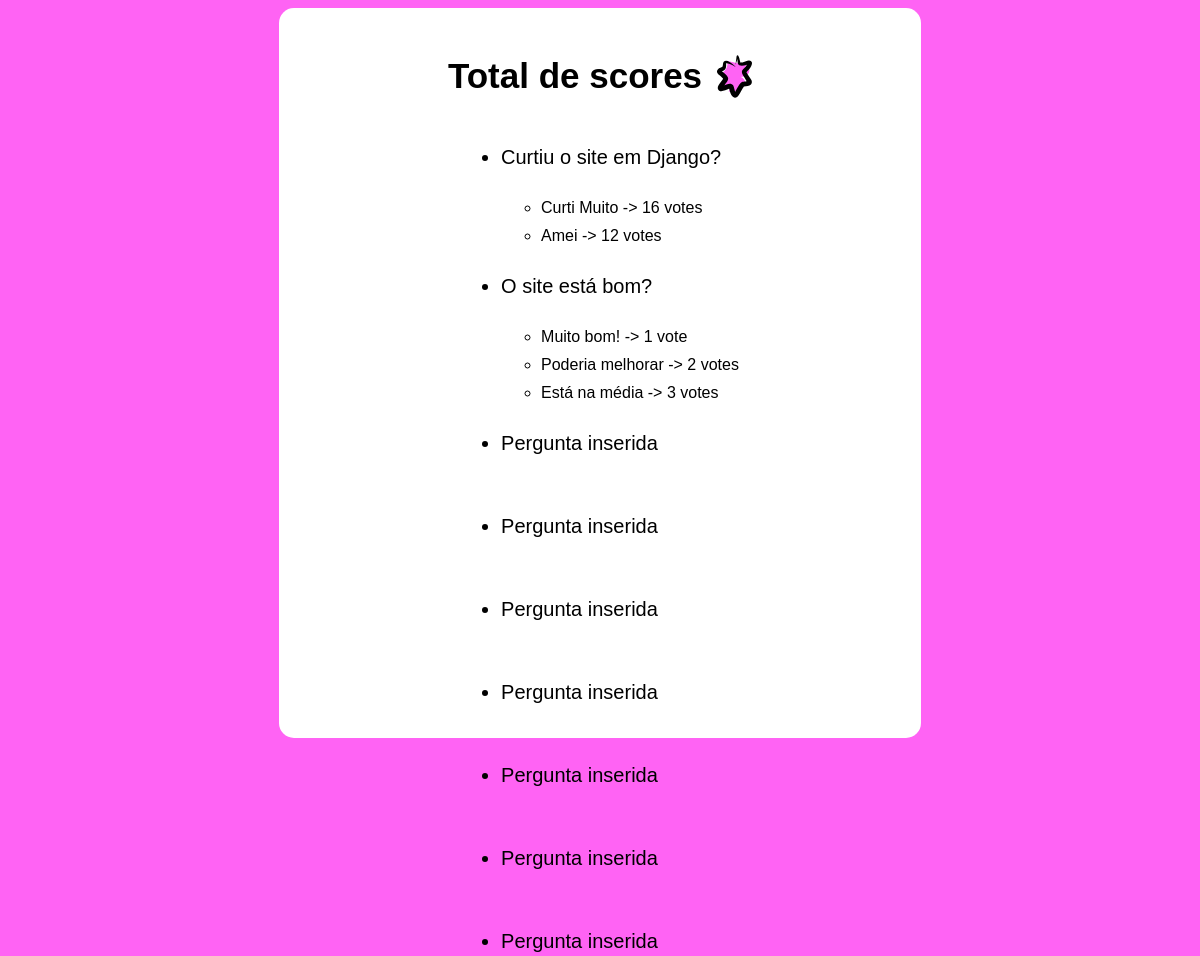
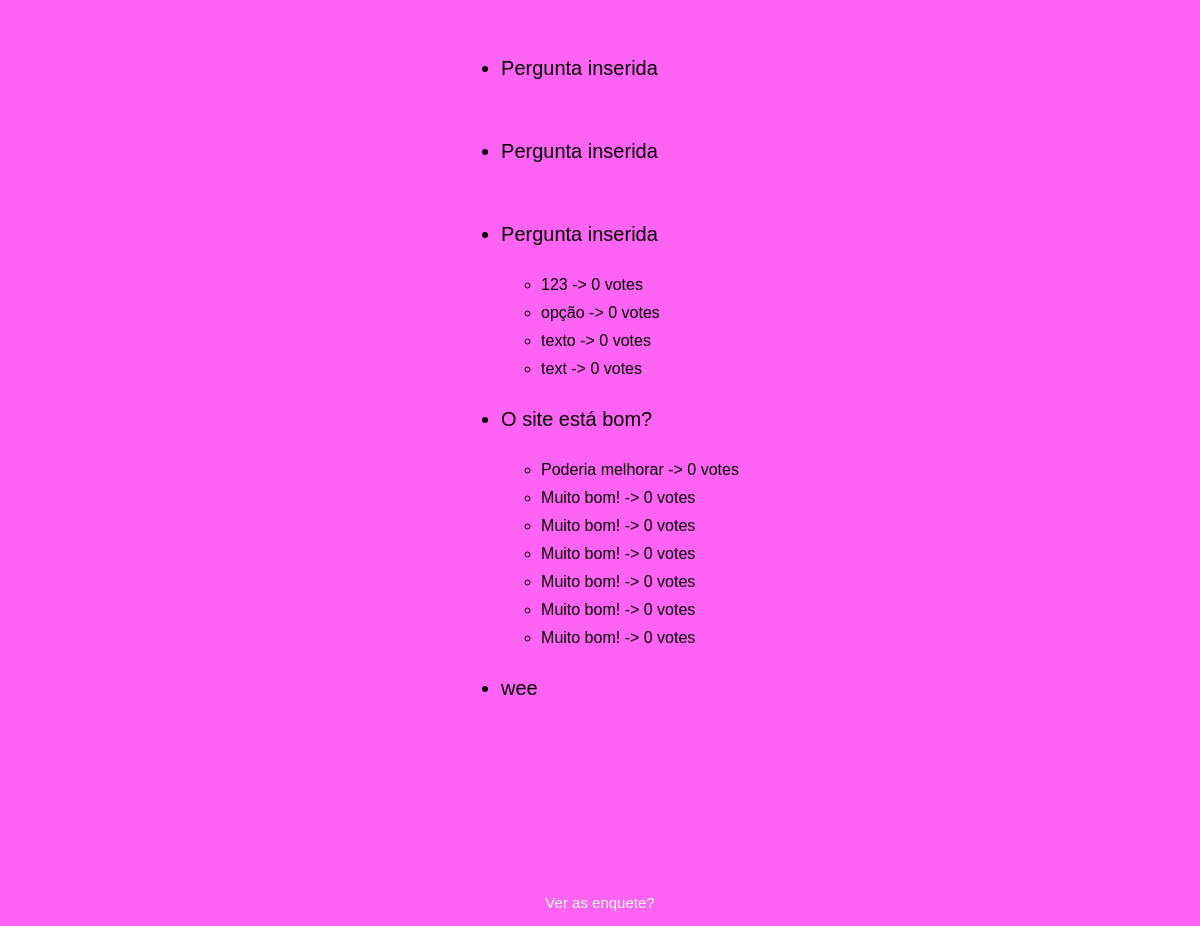
Before: /polls/overall_score/ with the older database file (2 pictures, top to bottom).
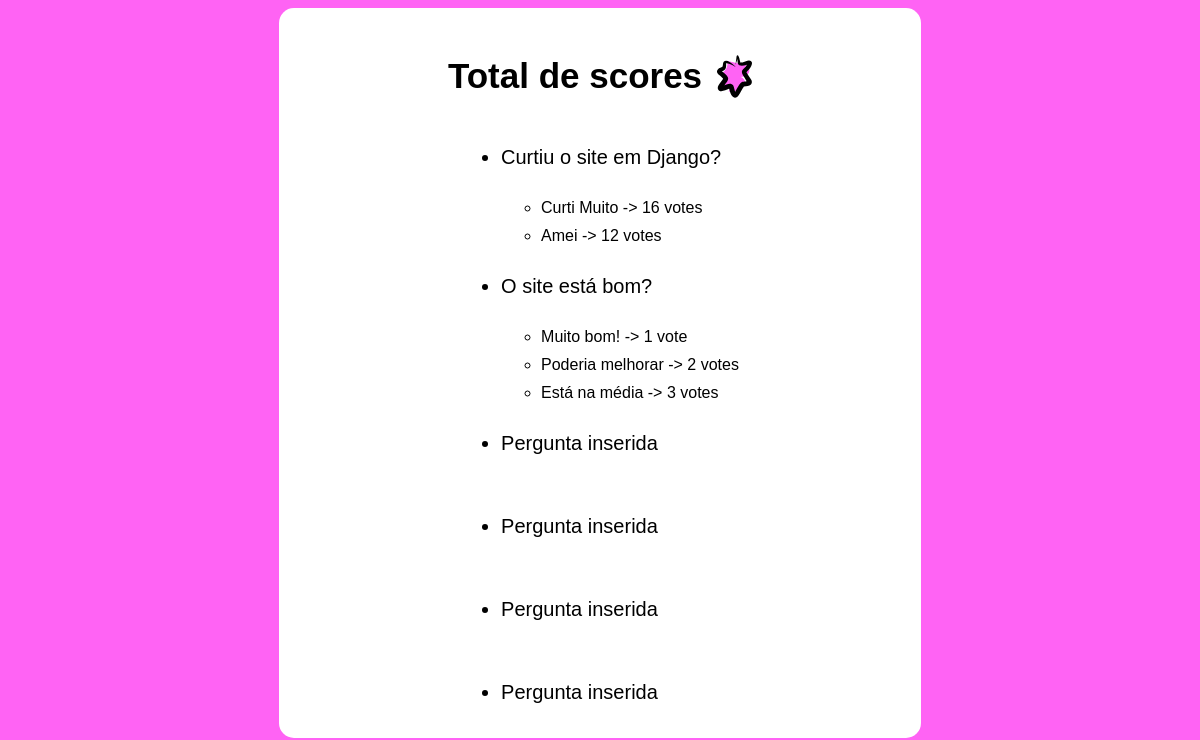
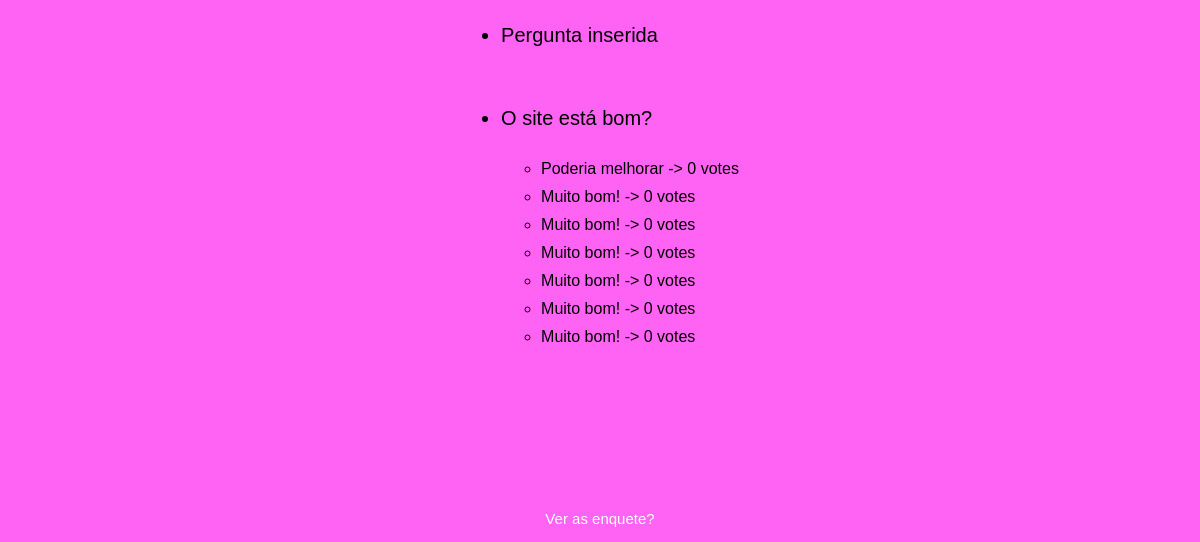
After: the same page with the newer database file (2 pictures, top to bottom).
### polls/models.py (models this page shows, shortened)
class Question(models.Model):
    question_text = models.CharField(max_length=200)
    pub_date = models.DateTimeField('date_published')

class Choice(models.Model):
    question = models.ForeignKey(Question, on_delete=models.CASCADE)
    choice_text = models.CharField(max_length=200)
    vote = models.IntegerField(default=0)

### polls/views.py (the view)
# urls.py: path('overall_score/', views.overall_score, name='overall_score'),
def overall_score(request):
    question_all = Question.objects.all()
    question_id = Choice.objects.filter(pk=question_all)
    return render(request, 'polls/overall_score.html', {
        'question_all': question_all,
        'question_id':question_id
    })

### template/polls/overall_score.html (shortened to what this page needs)
{% load static %}
<!DOCTYPE html>
<html lang="en">
<head>
    <link rel="stylesheet" type="text/css" href="{% static '/css/overall_score.css' %}" />
</head>
<body class="body">
    <div class="content">
        <div class="title">
            <h1>Total de scores</h1>
            <img src="{%static '/img/score.svg' %}" alt='estrela' class="imagem"/>
        </div>
        {% if question_all %}
        <ul class="listagem1">
            {% for question in question_all %}
                <li class="question">{{ question.question_text}}</li>
                <ul class="listagem2">
                    {% for choice in question.choice_set.all %}
                        <li>{{ choice.choice_text }} -> {{ choice.vote }} vote{{ choice.vote|pluralize }}</li>
                    {% endfor %}
                </ul>
            {% endfor %}
        </ul>
        {% else %}
            <p>No polls are available.</p>
        {% endif %}
        <footer>
            <a href="{% url 'polls:index' %}" class="button">Ver as enquete?</a>
        </footer>
    </div>
</body>
</html>

### static/css/overall_score.css (style rules this page uses)
.body { background-color: #FF63F4; }
.content { align-items: center; background-color: #fff; width: 50%; height: 85vh; margin:auto; padding: 25px; border-radius: 15px; font-family: 'Poppins', sans-serif; display: flex; flex-direction: column; }
h1 { font-size: 35px; }
.imagem { width: 35px; }
.title { display: flex; flex-direction: row; justify-content: center; gap: 15px; }
.button { background-color: #FF63F4; height: 15px; width: 35vw; border-radius: 30px; cursor: pointer; text-decoration: none; color: #fff; padding: 15px; font-size: 15px; display: flex; flex-direction: row; justify-content: center; margin-top: 30%; align-items:end; }
.listagem1 { display: flex; flex-direction: column; justify-content: self center; gap: 20px; }
.question { font-size: 20px; margin: 10px 0px; }
.listagem2 { display: flex; flex-direction: column; justify-content: center; gap: 10px; }

Changed rows visible on the page:
removed Question: question_text "Pergunta inserida"
removed Question: question_text "Pergunta inserida"
removed Question: question_text "Pergunta inserida"
removed Question: question_text "Pergunta inserida"
removed Question: question_text "Pergunta inserida"
removed Choice: choice_text "123", vote "0", shown under "Pergunta inserida"
removed Choice: choice_text "opção", vote "0", shown under "Pergunta inserida"
removed Choice: choice_text "texto", vote "0", shown under "Pergunta inserida"
removed Choice: choice_text "text", vote "0", shown under "Pergunta inserida"
removed Question: question_text "wee"
